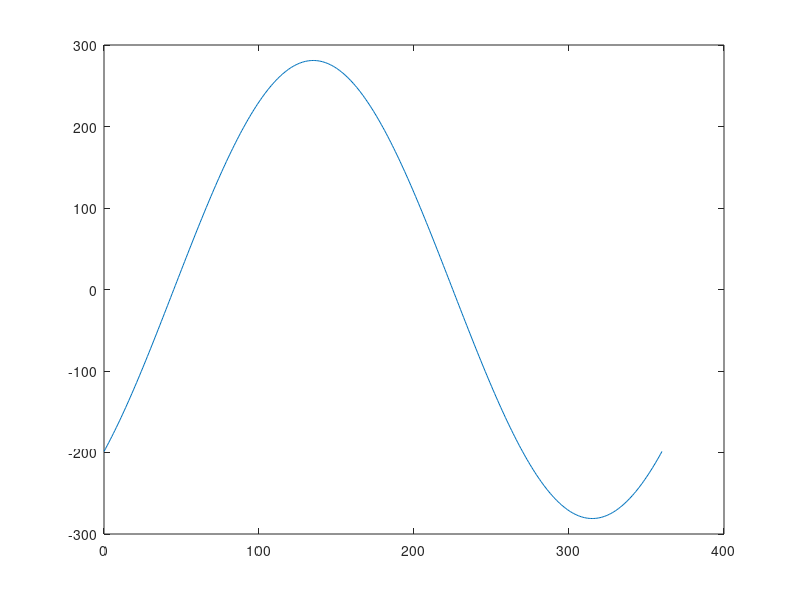

MATLAB code for this plot:
% sin (  grd*((2*pi)/360) ); sin with GRAD
figure
% v mit v_max = 130 mm/s | mit max_omega 281 grad/s
diameter = 53;
l = 53;

v = 130;

% winkelgeschwindigkeit
omega = round( (v/(diameter*pi))*360 );

intensity = 1;
scaling = 1;


vel = (omega*l*pi)/360;

p = vel/0.13;

gamma = 45;

gamma_ = abs(gamma);
sign = -gamma/gamma_;

repellor = sign*180 + gamma_; 


a = 0:360; % in grad

dsys = - intensity * sin( scaling*a*((2*pi)/360) - repellor*((2*pi)/360)  );
% + sin <==> attractor / - sin <==> repellor

% maximum omega = 281 grd/s
dsys = dsys .* 281;


plot(a,dsys)